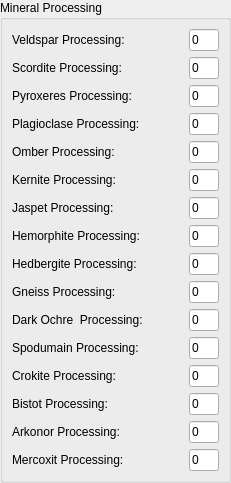
         <widget class="QGroupBox" name="groupBox_3" >
          <property name="title" >
           <string>Mineral Processing</string>
          </property>
          <layout class="QVBoxLayout" >
           <property name="margin" >
            <number>9</number>
           </property>
           <property name="spacing" >
            <number>6</number>
           </property>
           <item>
            <layout class="QHBoxLayout" >
             <property name="margin" >
              <number>0</number>
             </property>
             <property name="spacing" >
              <number>6</number>
             </property>
             <item>
              <widget class="QLabel" name="label_15" >
               <property name="text" >
                <string>Veldspar Processing:</string>
               </property>
              </widget>
             </item>
             <item>
              <spacer>
               <property name="orientation" >
                <enum>Qt::Horizontal</enum>
               </property>
               <property name="sizeHint" >
                <size>
                 <width>40</width>
                 <height>20</height>
                </size>
               </property>
              </spacer>
             </item>
             <item>
              <widget class="QLineEdit" name="veld" >
               <property name="sizePolicy" >
                <sizepolicy>
                 <hsizetype>0</hsizetype>
                 <vsizetype>0</vsizetype>
                 <horstretch>0</horstretch>
                 <verstretch>0</verstretch>
                </sizepolicy>
               </property>
               <property name="maximumSize" >
                <size>
                 <width>30</width>
                 <height>16777215</height>
                </size>
               </property>
               <property name="text" >
                <string>0</string>
               </property>
              </widget>
             </item>
            </layout>
           </item>
           <item>
            <layout class="QHBoxLayout" >
             <property name="margin" >
              <number>0</number>
             </property>
             <property name="spacing" >
              <number>6</number>
             </property>
             <item>
              <widget class="QLabel" name="label_20" >
               <property name="text" >
                <string>Scordite Processing:</string>
               </property>
              </widget>
             </item>
             <item>
              <spacer>
               <property name="orientation" >
                <enum>Qt::Horizontal</enum>
               </property>
               <property name="sizeHint" >
                <size>
                 <width>40</width>
                 <height>20</height>
                </size>
               </property>
              </spacer>
             </item>
             <item>
              <widget class="QLineEdit" name="scor" >
               <property name="sizePolicy" >
                <sizepolicy>
                 <hsizetype>0</hsizetype>
                 <vsizetype>0</vsizetype>
                 <horstretch>0</horstretch>
                 <verstretch>0</verstretch>
                </sizepolicy>
               </property>
               <property name="maximumSize" >
                <size>
                 <width>30</width>
                 <height>16777215</height>
                </size>
               </property>
               <property name="text" >
                <string>0</string>
               </property>
              </widget>
             </item>
            </layout>
           </item>
           <item>
            <layout class="QHBoxLayout" >
             <property name="margin" >
              <number>0</number>
             </property>
             <property name="spacing" >
              <number>6</number>
             </property>
             <item>
              <widget class="QLabel" name="label_22" >
               <property name="text" >
                <string>Pyroxeres Processing:</string>
               </property>
              </widget>
             </item>
             <item>
              <spacer>
               <property name="orientation" >
                <enum>Qt::Horizontal</enum>
               </property>
               <property name="sizeHint" >
                <size>
                 <width>40</width>
                 <height>20</height>
                </size>
               </property>
              </spacer>
             </item>
             <item>
              <widget class="QLineEdit" name="pyro" >
               <property name="sizePolicy" >
                <sizepolicy>
                 <hsizetype>0</hsizetype>
                 <vsizetype>0</vsizetype>
                 <horstretch>0</horstretch>
                 <verstretch>0</verstretch>
                </sizepolicy>
               </property>
               <property name="maximumSize" >
                <size>
                 <width>30</width>
                 <height>16777215</height>
                </size>
               </property>
               <property name="text" >
                <string>0</string>
               </property>
              </widget>
             </item>
            </layout>
           </item>
           <item>
            <layout class="QHBoxLayout" >
             <property name="margin" >
              <number>0</number>
             </property>
             <property name="spacing" >
              <number>6</number>
             </property>
             <item>
              <widget class="QLabel" name="label_21" >
               <property name="text" >
                <string>Plagioclase Processing:</string>
               </property>
              </widget>
             </item>
             <item>
              <spacer>
               <property name="orientation" >
                <enum>Qt::Horizontal</enum>
               </property>
               <property name="sizeHint" >
                <size>
                 <width>40</width>
                 <height>20</height>
                </size>
               </property>
              </spacer>
             </item>
             <item>
              <widget class="QLineEdit" name="plag" >
               <property name="sizePolicy" >
                <sizepolicy>
                 <hsizetype>0</hsizetype>
                 <vsizetype>0</vsizetype>
                 <horstretch>0</horstretch>
                 <verstretch>0</verstretch>
                </sizepolicy>
               </property>
               <property name="maximumSize" >
                <size>
                 <width>30</width>
                 <height>16777215</height>
                </size>
               </property>
               <property name="text" >
                <string>0</string>
               </property>
              </widget>
             </item>
            </layout>
           </item>
           <item>
            <layout class="QHBoxLayout" >
             <property name="margin" >
              <number>0</number>
             </property>
             <property name="spacing" >
              <number>6</number>
             </property>
             <item>
              <widget class="QLabel" name="label_24" >
               <property name="text" >
                <string>Omber Processing:</string>
               </property>
              </widget>
             </item>
             <item>
              <spacer>
               <property name="orientation" >
                <enum>Qt::Horizontal</enum>
               </property>
               <property name="sizeHint" >
                <size>
                 <width>40</width>
                 <height>20</height>
                </size>
               </property>
              </spacer>
             </item>
             <item>
              <widget class="QLineEdit" name="ombe" >
               <property name="sizePolicy" >
                <sizepolicy>
                 <hsizetype>0</hsizetype>
                 <vsizetype>0</vsizetype>
                 <horstretch>0</horstretch>
                 <verstretch>0</verstretch>
                </sizepolicy>
               </property>
               <property name="maximumSize" >
                <size>
                 <width>30</width>
                 <height>16777215</height>
                </size>
               </property>
               <property name="text" >
                <string>0</string>
               </property>
              </widget>
             </item>
            </layout>
           </item>
           <item>
            <layout class="QHBoxLayout" >
             <property name="margin" >
              <number>0</number>
             </property>
             <property name="spacing" >
              <number>6</number>
             </property>
             <item>
              <widget class="QLabel" name="label_25" >
               <property name="text" >
                <string>Kernite Processing:</string>
               </property>
              </widget>
             </item>
             <item>
              <spacer>
               <property name="orientation" >
                <enum>Qt::Horizontal</enum>
               </property>
               <property name="sizeHint" >
                <size>
                 <width>40</width>
                 <height>20</height>
                </size>
               </property>
              </spacer>
             </item>
             <item>
              <widget class="QLineEdit" name="kern" >
               <property name="sizePolicy" >
                <sizepolicy>
                 <hsizetype>0</hsizetype>
                 <vsizetype>0</vsizetype>
                 <horstretch>0</horstretch>
                 <verstretch>0</verstretch>
                </sizepolicy>
               </property>
               <property name="maximumSize" >
                <size>
                 <width>30</width>
                 <height>16777215</height>
                </size>
               </property>
               <property name="text" >
                <string>0</string>
               </property>
              </widget>
             </item>
            </layout>
           </item>
           <item>
            <layout class="QHBoxLayout" >
             <property name="margin" >
              <number>0</number>
             </property>
             <property name="spacing" >
              <number>6</number>
             </property>
             <item>
              <widget class="QLabel" name="label_26" >
               <property name="text" >
                <string>Jaspet Processing:</string>
               </property>
              </widget>
             </item>
             <item>
              <spacer>
               <property name="orientation" >
                <enum>Qt::Horizontal</enum>
               </property>
               <property name="sizeHint" >
                <size>
                 <width>40</width>
                 <height>20</height>
                </size>
               </property>
              </spacer>
             </item>
             <item>
              <widget class="QLineEdit" name="jasp" >
               <property name="sizePolicy" >
                <sizepolicy>
                 <hsizetype>0</hsizetype>
                 <vsizetype>0</vsizetype>
                 <horstretch>0</horstretch>
                 <verstretch>0</verstretch>
                </sizepolicy>
               </property>
               <property name="maximumSize" >
                <size>
                 <width>30</width>
                 <height>16777215</height>
                </size>
               </property>
               <property name="text" >
                <string>0</string>
               </property>
              </widget>
             </item>
            </layout>
           </item>
           <item>
            <layout class="QHBoxLayout" >
             <property name="margin" >
              <number>0</number>
             </property>
             <property name="spacing" >
              <number>6</number>
             </property>
             <item>
              <widget class="QLabel" name="label_29" >
               <property name="text" >
                <string>Hemorphite Processing:</string>
               </property>
              </widget>
             </item>
             <item>
              <spacer>
               <property name="orientation" >
                <enum>Qt::Horizontal</enum>
               </property>
               <property name="sizeHint" >
                <size>
                 <width>40</width>
                 <height>20</height>
                </size>
               </property>
              </spacer>
             </item>
             <item>
              <widget class="QLineEdit" name="hemo" >
               <property name="sizePolicy" >
                <sizepolicy>
                 <hsizetype>0</hsizetype>
                 <vsizetype>0</vsizetype>
                 <horstretch>0</horstretch>
                 <verstretch>0</verstretch>
                </sizepolicy>
               </property>
               <property name="maximumSize" >
                <size>
                 <width>30</width>
                 <height>16777215</height>
                </size>
               </property>
               <property name="text" >
                <string>0</string>
               </property>
              </widget>
             </item>
            </layout>
           </item>
           <item>
            <layout class="QHBoxLayout" >
             <property name="margin" >
              <number>0</number>
             </property>
             <property name="spacing" >
              <number>6</number>
             </property>
             <item>
              <widget class="QLabel" name="label_30" >
               <property name="text" >
                <string>Hedbergite Processing:</string>
               </property>
              </widget>
             </item>
             <item>
              <spacer>
               <property name="orientation" >
                <enum>Qt::Horizontal</enum>
               </property>
               <property name="sizeHint" >
                <size>
                 <width>40</width>
                 <height>20</height>
                </size>
               </property>
              </spacer>
             </item>
             <item>
              <widget class="QLineEdit" name="hedb" >
               <property name="sizePolicy" >
                <sizepolicy>
                 <hsizetype>0</hsizetype>
                 <vsizetype>0</vsizetype>
                 <horstretch>0</horstretch>
                 <verstretch>0</verstretch>
                </sizepolicy>
               </property>
               <property name="maximumSize" >
                <size>
                 <width>30</width>
                 <height>16777215</height>
                </size>
               </property>
               <property name="text" >
                <string>0</string>
               </property>
              </widget>
             </item>
            </layout>
           </item>
           <item>
            <layout class="QHBoxLayout" >
             <property name="margin" >
              <number>0</number>
             </property>
             <property name="spacing" >
              <number>6</number>
             </property>
             <item>
              <widget class="QLabel" name="label_27" >
               <property name="text" >
                <string>Gneiss Processing:</string>
               </property>
              </widget>
             </item>
             <item>
              <spacer>
               <property name="orientation" >
                <enum>Qt::Horizontal</enum>
               </property>
               <property name="sizeHint" >
                <size>
                 <width>40</width>
                 <height>20</height>
                </size>
               </property>
              </spacer>
             </item>
             <item>
              <widget class="QLineEdit" name="gnei" >
               <property name="sizePolicy" >
                <sizepolicy>
                 <hsizetype>0</hsizetype>
                 <vsizetype>0</vsizetype>
                 <horstretch>0</horstretch>
                 <verstretch>0</verstretch>
                </sizepolicy>
               </property>
               <property name="maximumSize" >
                <size>
                 <width>30</width>
                 <height>16777215</height>
                </size>
               </property>
               <property name="text" >
                <string>0</string>
               </property>
              </widget>
             </item>
            </layout>
           </item>
           <item>
            <layout class="QHBoxLayout" >
             <property name="margin" >
              <number>0</number>
             </property>
             <property name="spacing" >
              <number>6</number>
             </property>
             <item>
              <widget class="QLabel" name="label_23" >
               <property name="text" >
                <string>Dark Ochre  Processing:</string>
               </property>
              </widget>
             </item>
             <item>
              <spacer>
               <property name="orientation" >
                <enum>Qt::Horizontal</enum>
               </property>
               <property name="sizeHint" >
                <size>
                 <width>40</width>
                 <height>20</height>
                </size>
               </property>
              </spacer>
             </item>
             <item>
              <widget class="QLineEdit" name="dark" >
               <property name="sizePolicy" >
                <sizepolicy>
                 <hsizetype>0</hsizetype>
                 <vsizetype>0</vsizetype>
                 <horstretch>0</horstretch>
                 <verstretch>0</verstretch>
                </sizepolicy>
               </property>
               <property name="maximumSize" >
                <size>
                 <width>30</width>
                 <height>16777215</height>
                </size>
               </property>
               <property name="text" >
                <string>0</string>
               </property>
              </widget>
             </item>
            </layout>
           </item>
           <item>
            <layout class="QHBoxLayout" >
             <property name="margin" >
              <number>0</number>
             </property>
             <property name="spacing" >
              <number>6</number>
             </property>
             <item>
              <widget class="QLabel" name="label_28" >
               <property name="text" >
                <string>Spodumain Processing:</string>
               </property>
              </widget>
             </item>
             <item>
              <spacer>
               <property name="orientation" >
                <enum>Qt::Horizontal</enum>
               </property>
               <property name="sizeHint" >
                <size>
                 <width>40</width>
                 <height>20</height>
                </size>
               </property>
              </spacer>
             </item>
             <item>
              <widget class="QLineEdit" name="spod" >
               <property name="sizePolicy" >
                <sizepolicy>
                 <hsizetype>0</hsizetype>
                 <vsizetype>0</vsizetype>
                 <horstretch>0</horstretch>
                 <verstretch>0</verstretch>
                </sizepolicy>
               </property>
               <property name="maximumSize" >
                <size>
                 <width>30</width>
                 <height>16777215</height>
                </size>
               </property>
               <property name="text" >
                <string>0</string>
               </property>
              </widget>
             </item>
            </layout>
           </item>
           <item>
            <layout class="QHBoxLayout" >
             <property name="margin" >
              <number>0</number>
             </property>
             <property name="spacing" >
              <number>6</number>
             </property>
             <item>
              <widget class="QLabel" name="label_19" >
               <property name="text" >
                <string>Crokite Processing:</string>
               </property>
              </widget>
             </item>
             <item>
              <spacer>
               <property name="orientation" >
                <enum>Qt::Horizontal</enum>
               </property>
               <property name="sizeHint" >
                <size>
                 <width>40</width>
                 <height>20</height>
                </size>
               </property>
              </spacer>
             </item>
             <item>
              <widget class="QLineEdit" name="crok" >
               <property name="sizePolicy" >
                <sizepolicy>
                 <hsizetype>0</hsizetype>
                 <vsizetype>0</vsizetype>
                 <horstretch>0</horstretch>
                 <verstretch>0</verstretch>
                </sizepolicy>
               </property>
               <property name="maximumSize" >
                <size>
                 <width>30</width>
                 <height>16777215</height>
                </size>
               </property>
               <property name="text" >
                <string>0</string>
               </property>
              </widget>
             </item>
            </layout>
           </item>
           <item>
            <layout class="QHBoxLayout" >
             <property name="margin" >
              <number>0</number>
             </property>
             <property name="spacing" >
              <number>6</number>
             </property>
             <item>
              <widget class="QLabel" name="label_18" >
               <property name="text" >
                <string>Bistot Processing:</string>
               </property>
              </widget>
             </item>
             <item>
              <spacer>
               <property name="orientation" >
                <enum>Qt::Horizontal</enum>
               </property>
               <property name="sizeHint" >
                <size>
                 <width>40</width>
                 <height>20</height>
                </size>
               </property>
              </spacer>
             </item>
             <item>
              <widget class="QLineEdit" name="bist" >
               <property name="sizePolicy" >
                <sizepolicy>
                 <hsizetype>0</hsizetype>
                 <vsizetype>0</vsizetype>
                 <horstretch>0</horstretch>
                 <verstretch>0</verstretch>
                </sizepolicy>
               </property>
               <property name="maximumSize" >
                <size>
                 <width>30</width>
                 <height>16777215</height>
                </size>
               </property>
               <property name="text" >
                <string>0</string>
               </property>
              </widget>
             </item>
            </layout>
           </item>
           <item>
            <layout class="QHBoxLayout" >
             <property name="margin" >
              <number>0</number>
             </property>
             <property name="spacing" >
              <number>6</number>
             </property>
             <item>
              <widget class="QLabel" name="label_16" >
               <property name="text" >
                <string>Arkonor Processing:</string>
               </property>
              </widget>
             </item>
             <item>
              <spacer>
               <property name="orientation" >
                <enum>Qt::Horizontal</enum>
               </property>
               <property name="sizeHint" >
                <size>
                 <width>40</width>
                 <height>20</height>
                </size>
               </property>
              </spacer>
             </item>
             <item>
              <widget class="QLineEdit" name="arko" >
               <property name="sizePolicy" >
                <sizepolicy>
                 <hsizetype>0</hsizetype>
                 <vsizetype>0</vsizetype>
                 <horstretch>0</horstretch>
                 <verstretch>0</verstretch>
                </sizepolicy>
               </property>
               <property name="maximumSize" >
                <size>
                 <width>30</width>
                 <height>16777215</height>
                </size>
               </property>
               <property name="text" >
                <string>0</string>
               </property>
              </widget>
             </item>
            </layout>
           </item>
           <item>
            <layout class="QHBoxLayout" >
             <property name="margin" >
              <number>0</number>
             </property>
             <property name="spacing" >
              <number>6</number>
             </property>
             <item>
              <widget class="QLabel" name="label_17" >
               <property name="text" >
                <string>Mercoxit Processing:</string>
               </property>
              </widget>
             </item>
             <item>
              <spacer>
               <property name="orientation" >
                <enum>Qt::Horizontal</enum>
               </property>
               <property name="sizeHint" >
                <size>
                 <width>40</width>
                 <height>20</height>
                </size>
               </property>
              </spacer>
             </item>
             <item>
              <widget class="QLineEdit" name="merc" >
               <property name="sizePolicy" >
                <sizepolicy>
                 <hsizetype>0</hsizetype>
                 <vsizetype>0</vsizetype>
                 <horstretch>0</horstretch>
                 <verstretch>0</verstretch>
                </sizepolicy>
               </property>
               <property name="maximumSize" >
                <size>
                 <width>30</width>
                 <height>16777215</height>
                </size>
               </property>
               <property name="text" >
                <string>0</string>
               </property>
              </widget>
             </item>
            </layout>
           </item>
          </layout>
         </widget>
